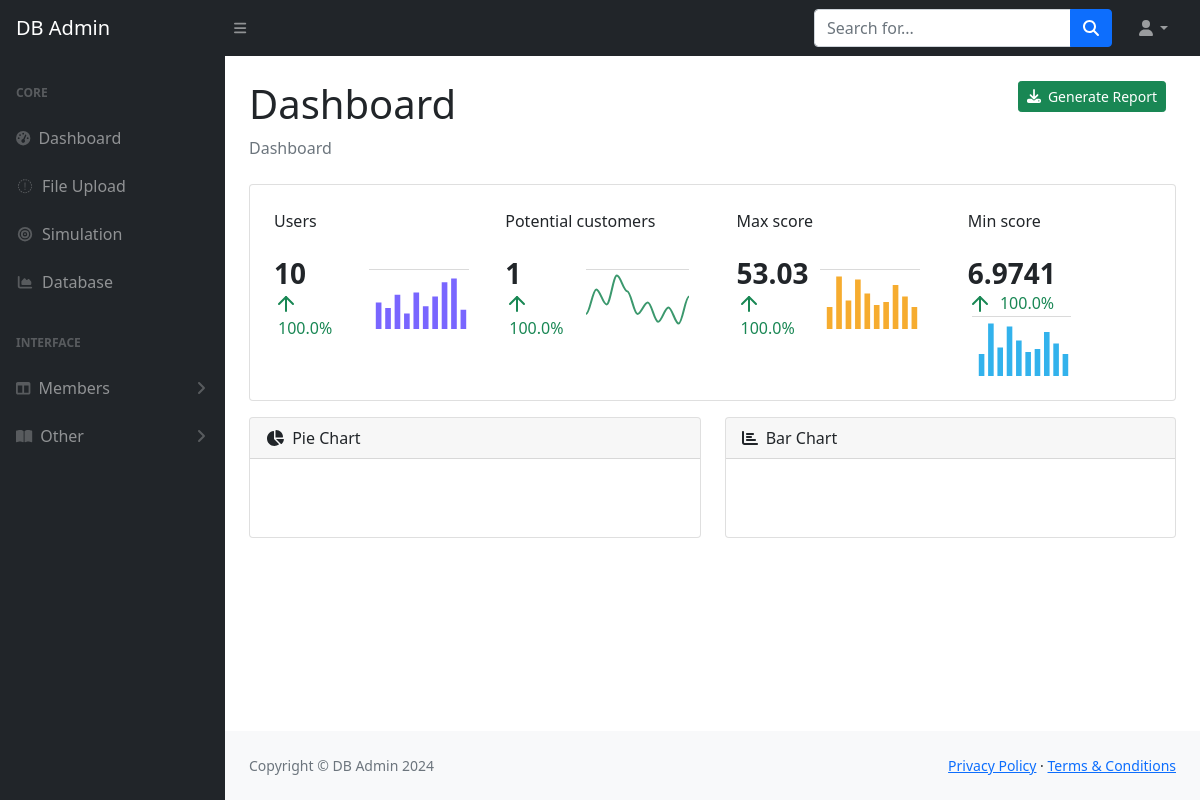
Before: / (signed in) with the older database file.
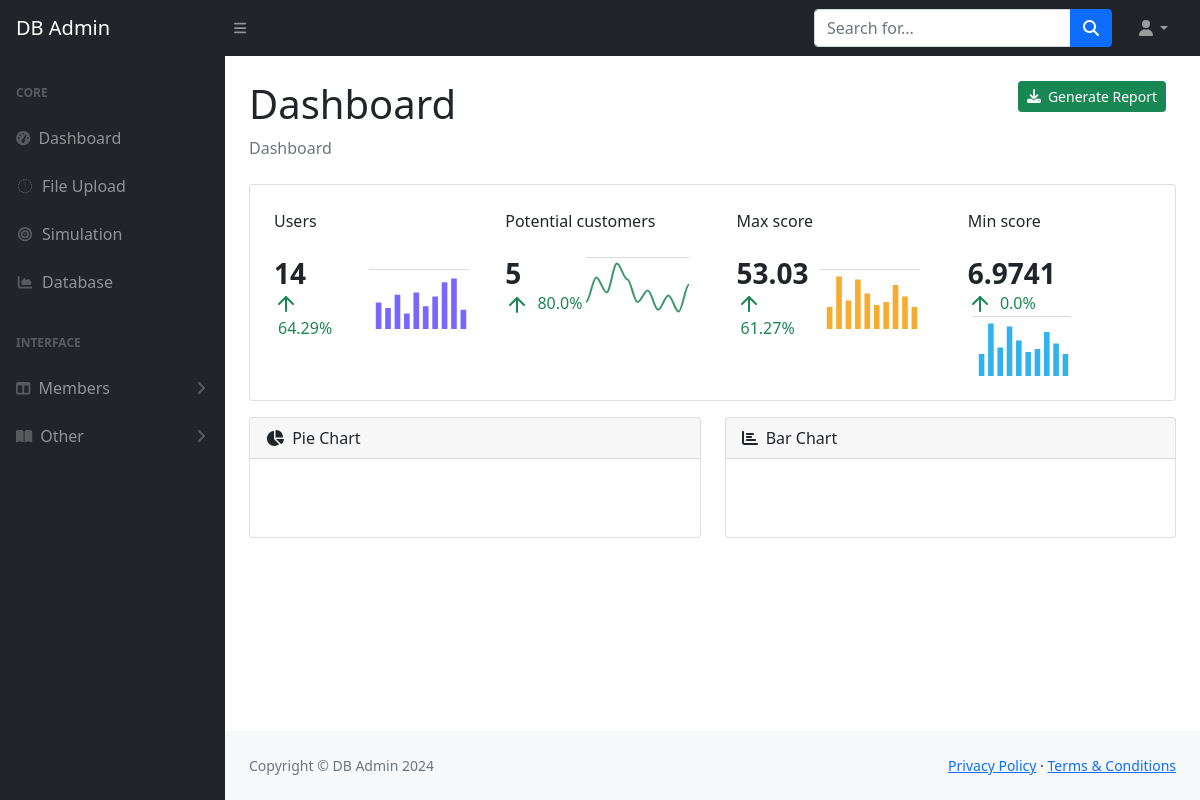
After: the same page with the newer database file.
### crud/models.py (models this page shows, shortened)
class DashboardMetrics(models.Model):
    number_user = models.IntegerField()
    max_score = models.FloatField()
    min_score = models.FloatField()
    number_potential_customers = models.IntegerField()
    number_user_percent = models.FloatField()
    max_score_percent = models.FloatField()
    min_score_percent = models.FloatField()
    number_potential_customers_percent = models.FloatField()

### crud/views.py (the view, shortened to what this page needs)
# urls.py: path('', views.dashboard, name='dashboard'),
@login_required
def dashboard(request):
    get_simulation = Simulation.objects.all()
    get_simulation = list(get_simulation)
    get_simulation.reverse()
    number_user = len(get_simulation)
    if number_user == 0:
        max_score = 0
        min_score = 0
    else:
        max_score = get_simulation[0].score
        min_score = get_simulation[0].score
    for i in get_simulation:
        if i.score > max_score:
            max_score = i.score
        if i.score < min_score:
            min_score = i.score
    score_counts = {'<10': 0, '10-30': 0, '>30': 0}
    for i in get_simulation:
        if i.score < 10:
            score_counts['<10'] += 1
        elif 10 <= i.score <= 30:
            score_counts['10-30'] += 1
        elif i.score > 30:
            score_counts['>30'] += 1
    counts = list(score_counts.values())
    number_potential_customers = counts[1] + counts[2]
    try:
        metrics, _ = DashboardMetrics.objects.get_or_create(
            id=1,
            defaults={
                'number_user': 0,
                'max_score': 0,
                'min_score': 0,
                'number_potential_customers': 0,
                'number_user_percent': 0,
                'max_score_percent': 0,
                'min_score_percent': 0,
                'number_potential_customers_percent': 0,
            }
        )
        if number_user != 0:
            if number_user != metrics.number_user:
                number_user_percent = round((number_user - metrics.number_user) / number_user * 100, 2)
                if max_score == 0:
                    max_score_percent = 0
                else:
                    max_score_percent = round((max_score - metrics.max_score) / max_score * 100, 2)
                if min_score == 0:
                    min_score_percent = 0
                else:
                    min_score_percent = round((min_score - metrics.min_score) / min_score * 100, 2)
                if number_potential_customers == 0:
                    number_potential_customers_percent = 0
                else:
                    number_potential_customers_percent = round((number_potential_customers - metrics.number_potential_customers) / number_potential_customers * 100, 2)
                metrics.number_user = number_user
                metrics.max_score = max_score
                metrics.min_score = min_score
                metrics.number_potential_customers = number_potential_customers
                metrics.number_user_percent = number_user_percent
                metrics.max_score_percent = max_score_percent
                metrics.min_score_percent = min_score_percent
                metrics.number_potential_customers_percent = number_potential_customers_percent
                metrics.save()
            else:
                number_user_percent = metrics.number_user_percent
                max_score_percent = metrics.max_score_percent
                min_score_percent = metrics.min_score_percent
                number_potential_customers_percent = metrics.number_potential_customers_percent
    except DashboardMetrics.DoesNotExist:
        metrics = DashboardMetrics.objects.create(
            id=1,
            number_user=0,
            max_score=0,
            min_score=0,
            number_potential_customers=0,
            number_user_percent=0,
            max_score_percent=0,
            min_score_percent=0,
            number_potential_customers_percent=0
        )
    context = {
        'get_simulation': get_simulation,
        'number_user': number_user,
        'max_score': round(max_score, 2),
        'min_score': round(min_score, 4),
        'number_potential_customers': number_potential_customers,
        'number_user_percent': metrics.number_user_percent,
        'max_score_percent': metrics.max_score_percent,
        'min_score_percent': metrics.min_score_percent,
        'number_potential_customers_percent': metrics.number_potential_customers_percent,
    }
    return render(request, 'dashboard.html', context)

### templates/dashboard.html (shortened to what this page needs)
{% extends 'layout/app.html' %}
{% load static %}
{% block body %}
    <div class="container-fluid px-4">
        <div class="simulation-right" style="display: flex; align-items: center; justify-content: space-between; flex-wrap: nowrap;">
            <h1 class="mt-4">Dashboard</h1>
            <a class="btn btn-sm btn-success" data-toggle="tooltip" data-placement="top" title="Export file" href="{% url 'export_report' %}" style="display: flex; align-items: center; white-space: nowrap; margin-right: 10px;">
                <span class="fa fa-download" style="display: inline-block;"></span>&nbsp; Generate Report
            </a>
        </div>
        <ol class="breadcrumb mb-4">
            <li class="breadcrumb-item active">Dashboard</li>
        </ol>
        <div class="card mb-3">
            <div class="row row-cols-xl-4 row-cols-1 row-cols-md-2 g-0">
               <div class="col padding-left-right">
                    <div class="cord-body-0-5">
                        <div class="card-body rounded-3">
                            <span class="fw-semi-bold">Users</span>
                            <div class="mt-4">
                            <div class="row align-items-center ">
                                <div class="col">
                                    <h3 class="mb-0 fw-bold">{{number_user}}</h3>
                                    {% if number_user_percent >= 0 %}
                                        <span class="text-success fs-6">
                                            <svg xmlns="http://www.w3.org/2000/svg" width="24" height="24" viewBox="0 0 24 24" fill="none" stroke="currentColor" stroke-width="2" stroke-linecap="round" stroke-linejoin="round" class="feather feather-arrow-up icon-xs">
                                            <line x1="12" y1="19" x2="12" y2="5"></line>
                                            <polyline points="5 12 12 5 19 12"></polyline>
                                            </svg>
                                            <span class="ms-1">{{number_user_percent}}%</span>
                                        </span>
                                    {% endif %}
                                </div>
                                <div class="col px-0">
                                    <div id="chartCampaign" style="min-height: 60px;">
                                        <div id="apexcharts8ngww3uv" class="apexcharts-canvas apexcharts8ngww3uv apexcharts-theme-light" style="width: 104px; height: 60px;">
                                        </div>
                                    </div>
                                </div>
                            </div>
                            </div>
                        </div>
                    </div>
               </div>
               <div class="col padding-left-right  border-start-md">
                    <div class="cord-body-0-5">
                        <div class="card-body rounded-3 border-top-md-0">
                            <span class="fw-semi-bold">Potential customers</span>
                            <div class="mt-4">
                                <div class="row align-items-center g-0">
                                <div class="col">
                                    <h3 class="mb-0 fw-bold">{{number_potential_customers}}</h3>
                                    {% if number_potential_customers_percent >= 0 %}
                                        <span class="text-success fs-6">
                                            <svg xmlns="http://www.w3.org/2000/svg" width="24" height="24" viewBox="0 0 24 24" fill="none" stroke="currentColor" stroke-width="2" stroke-linecap="round" stroke-linejoin="round" class="feather feather-arrow-up icon-xs">
                                            <line x1="12" y1="19" x2="12" y2="5"></line>
                                            <polyline points="5 12 12 5 19 12"></polyline>
                                            </svg>
                                            <span class="ms-1">{{number_potential_customers_percent}}%</span>
                                        </span>
                                    {% endif %}
                                </div>
                                <div class="col px-0">
                                    <div id="chartLead" style="min-height: 60px;">
                                        <div id="apexchartswktdrmli" class="apexcharts-canvas apexchartswktdrmli apexcharts-theme-light" style="width: 103px; height: 60px;">
                                        </div>
                                    </div>
                                </div>
                                </div>
                            </div>
                        </div>
                    </div>
               </div>
               <div class="col padding-left-right  border-start-xl px-xl-0">
                    <div class="cord-body-0-5">
                        <div class="card-body rounded-3 border-top-xl-0">
                            <span class="fw-semi-bold">Max score</span>
                            <div class="mt-4">
                                <div class="row align-items-center g-0">
                                <div class="col">
                                    <h3 class="mb-0 fw-bold">{{max_score}}</h3>
                                    {% if max_score_percent >= 0 %}
                                        <span class="text-success fs-6">
                                            <svg xmlns="http://www.w3.org/2000/svg" width="24" height="24" viewBox="0 0 24 24" fill="none" stroke="currentColor" stroke-width="2" stroke-linecap="round" stroke-linejoin="round" class="feather feather-arrow-up icon-xs">
                                            <line x1="12" y1="19" x2="12" y2="5"></line>
                                            <polyline points="5 12 12 5 19 12"></polyline>
                                            </svg>
                                            <span class="ms-1">{{max_score_percent}}%</span>
                                        </span>
                                    {% endif %}
                                </div>
                                <div class="col px-0">
                                    <div id="chartDeals" style="min-height: 60px;">
                                        <div id="apexcharts8dqdb57c" class="apexcharts-canvas apexcharts8dqdb57c apexcharts-theme-light" style="width: 104px; height: 60px;">
                                        </div>
                                    </div>
                                </div>
                                </div>
                            </div>
                        </div>
                    </div>
               </div>
               <div class="col padding-left-right  border-start-md">
                    <div class="cord-body-0-5">
                        <div class="card-body rounded-3 border-top-xl-0">
                            <span class="fw-semi-bold">Min score</span>
                            <div class="mt-4">
                               <div class="row align-items-center g-0">
                                  <div class="col">
                                     <h3 class="mb-0 fw-bold">{{min_score}}</h3>
                                     {% if min_score_percent >= 0 %}
                                        <span class="text-success fs-6">
                                            <svg xmlns="http://www.w3.org/2000/svg" width="24" height="24" viewBox="0 0 24 24" fill="none" stroke="currentColor" stroke-width="2" stroke-linecap="round" stroke-linejoin="round" class="feather feather-arrow-up icon-xs">
                                            <line x1="12" y1="19" x2="12" y2="5"></line>
                                            <polyline points="5 12 12 5 19 12"></polyline>
                                            </svg>
                                            <span class="ms-1">{{min_score_percent}}%</span>
                                        </span>
                                    {% endif %}
                                  </div>
                                  <div class="col px-0">
                                     <div id="chartBooked" style="min-height: 60px;">
                                        <div id="apexchartsw00rymijj" class="apexcharts-canvas apexchartsw00rymijj apexcharts-theme-light" style="width: 103px; height: 60px;">
                                        </div>
                                     </div>
                                  </div>
                               </div>
                            </div>
                         </div>
                    </div>
               </div>
            </div>
        </div>
        <div class="row">
            <div class="col-xl-6">
                <div class="card mb-4">
                    <div class="card-header">
                        <i class="fas fa-chart-pie me-1"></i>
                        Pie Chart
                    </div>
                    <div class="card-body">
                        <canvas id="myPieChart" width="100%" height="40"></canvas>
                    </div>
                </div>
            </div>
            <div class="col-xl-6">
                <div class="card mb-4">
                    <div class="card-header">
                        <i class="fas fa-chart-bar me-1"></i>
                        Bar Chart
                    </div>
                    <div class="card-body">
                        <canvas id="myBarChart" width="100%" height="40"></canvas>
                    </div>
                </div>
            </div>
        </div>
{% endblock %}

Changed rows visible on the page:
changed DashboardMetrics: number_user_percent "100.0" → "64.29"; number_potential_customers_percent "100.0" → "80.0"; max_score_percent "100.0" → "61.27"; min_score_percent "100.0" → "0.0"
Other visible differences:
{{ number_user }}: "10" → "14"
{{ number_potential_customers }}: "1" → "5"
